Frame 1 (no input): blank canvas, image omitted
Frame 60 (no input): blank canvas, image omitted
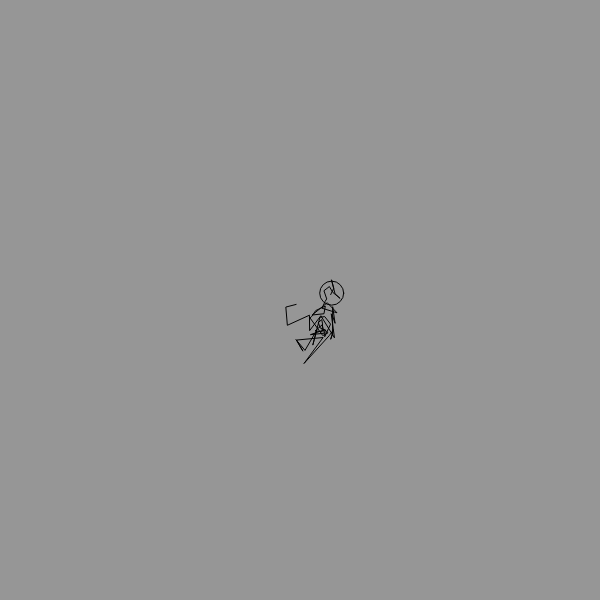
Frame 120 (the mouse pressed at the canvas centre since frame 60)

The p5.js sketch whose frames 1 and 60 were blank and that drew this single picture after the mouse press (run headless with seeded random() and noise() and a simulated clock; from frame 60 on, the mouse is pressed at the canvas centre):

// p5.js sketch
// ── sketch.js
var particles = [];

function setup(){
    createCanvas(600,600);
}

function mousePressed(){
    particles.push(new Particle(mouseX,mouseY));
}

function draw(){
    background(150);
    if(particles.length){
    for(var i = 0;i<particles.length;i++){
        particles[i].updatePos();
        particles[i].show();
    }
    }
}
    
// ── particle.js

function Particle(x,y){
    this.x = x;
    this.y = y;
    this.history = [];
    this.updatePos=function(){
        this.y+=random(-10,10);
        this.x+=random(-10,10);
        var vec = createVector(this.x,this.y);
        this.history.push(vec);
        if(this.history.length>100){
            this.history.splice(0,1);
        }
        for(var i = 0; i< this.history.length ; i++){
            this.history[i].x+=random(-2,2);
            this.history[i].y+=random(-2,2);
        }
    }
            
    this.show=function(){
        noFill();
        stroke(0);
        ellipse(this.x,this.y,24,24);
        beginShape();
        for(var i = 0; i < this.history.length ; i++){
            vertex(this.history[i].x,this.history[i].y);       
        }
        endShape();
    }   
}
